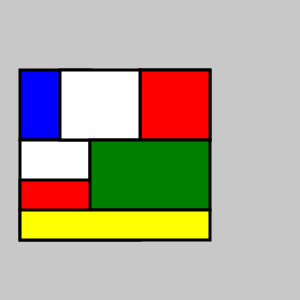
Frame 1 (no input)
Frame 60 (no input): identical to frame 1, image omitted
Frame 120 (the mouse pressed at the canvas centre since frame 60): identical to frame 1, image omitted

The p5.js sketch that drew this single still picture (run headless with seeded random() and noise() and a simulated clock; from frame 60 on, the mouse is pressed at the canvas centre):

// p5.js sketch
// ── sketch.js
//學號：3B052014
//姓名：謝佩蓁
//蒙德里安

function setup() {
  createCanvas(300, 300);
}

function draw() {
  background(200);
  fill('BLUE')
  strokeWeight(3)
  rect(20,70,70,70)
  
  fill('WHITE')
  strokeWeight(3)
  rect(20,140,70,70)
  
  fill('WHITE')
  strokeWeight(3)
  rect(140,70,70,70)
  
  fill('RED')
  strokeWeight(3)
  rect(140,70,70,70)
  
  fill('WHITE')
  strokeWeight(3)
  rect(60,70,80,70)
  
  fill('RED')
  strokeWeight(3)
  rect(20,180,120,60)
  
  fill('GREEN')
  strokeWeight(3)
  rect(90,140,120,70)
  
  fill('YELLOW')
  strokeWeight(3)
  rect(20,210,190,30)
}
